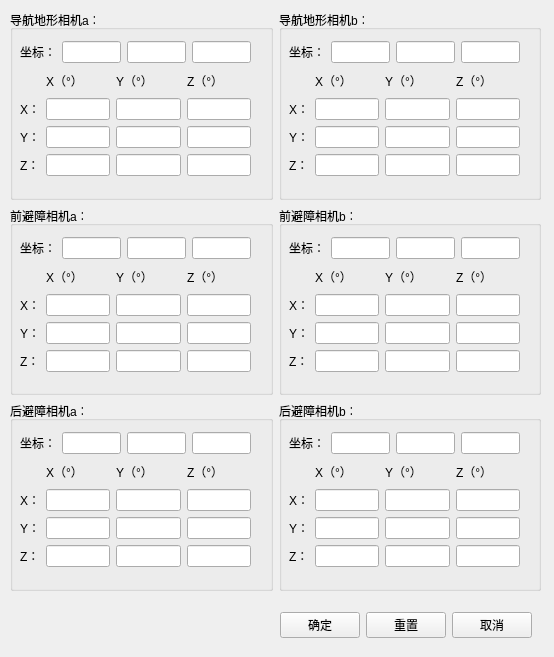
<?xml version="1.0" encoding="UTF-8"?>
<ui version="4.0">
 <class>ConfigDialog</class>
 <widget class="QDialog" name="ConfigDialog">
  <property name="geometry">
   <rect>
    <x>0</x>
    <y>0</y>
    <width>554</width>
    <height>657</height>
   </rect>
  </property>
  <property name="windowTitle">
   <string>相机姿态模拟</string>
  </property>
  <widget class="QWidget" name="layoutWidget">
   <property name="geometry">
    <rect>
     <x>10</x>
     <y>10</y>
     <width>531</width>
     <height>581</height>
    </rect>
   </property>
   <layout class="QHBoxLayout" name="horizontalLayout_11">
    <item>
     <layout class="QVBoxLayout" name="verticalLayout_7">
      <item>
       <widget class="QGroupBox" name="groupBox">
        <property name="title">
         <string>导航地形相机a：</string>
        </property>
        <widget class="QWidget" name="layoutWidget">
         <property name="geometry">
          <rect>
           <x>10</x>
           <y>31</y>
           <width>231</width>
           <height>135</height>
          </rect>
         </property>
         <layout class="QVBoxLayout" name="verticalLayout">
          <item>
           <layout class="QHBoxLayout" name="horizontalLayout">
            <item>
             <widget class="QLabel" name="label_7">
              <property name="text">
               <string>坐标：</string>
              </property>
             </widget>
            </item>
            <item>
             <widget class="QLineEdit" name="X1"/>
            </item>
            <item>
             <widget class="QLineEdit" name="Y1"/>
            </item>
            <item>
             <widget class="QLineEdit" name="Z1"/>
            </item>
           </layout>
          </item>
          <item>
           <layout class="QGridLayout" name="gridLayout">
            <item row="0" column="0">
             <widget class="QLabel" name="label">
              <property name="text">
               <string/>
              </property>
             </widget>
            </item>
            <item row="0" column="1">
             <widget class="QLabel" name="label_8">
              <property name="text">
               <string>X（°）</string>
              </property>
             </widget>
            </item>
            <item row="0" column="2">
             <widget class="QLabel" name="label_9">
              <property name="text">
               <string>Y（°）</string>
              </property>
             </widget>
            </item>
            <item row="0" column="3">
             <widget class="QLabel" name="label_10">
              <property name="text">
               <string>Z（°）</string>
              </property>
             </widget>
            </item>
            <item row="1" column="0">
             <widget class="QLabel" name="label_11">
              <property name="text">
               <string>X：</string>
              </property>
             </widget>
            </item>
            <item row="1" column="1">
             <widget class="QLineEdit" name="A11">
              <property name="text">
               <string/>
              </property>
             </widget>
            </item>
            <item row="1" column="2">
             <widget class="QLineEdit" name="A12"/>
            </item>
            <item row="1" column="3">
             <widget class="QLineEdit" name="A13"/>
            </item>
            <item row="2" column="0">
             <widget class="QLabel" name="label_12">
              <property name="text">
               <string>Y：</string>
              </property>
             </widget>
            </item>
            <item row="2" column="1">
             <widget class="QLineEdit" name="A21"/>
            </item>
            <item row="2" column="2">
             <widget class="QLineEdit" name="A22"/>
            </item>
            <item row="2" column="3">
             <widget class="QLineEdit" name="A23"/>
            </item>
            <item row="3" column="0">
             <widget class="QLabel" name="label_13">
              <property name="text">
               <string>Z：</string>
              </property>
             </widget>
            </item>
            <item row="3" column="1">
             <widget class="QLineEdit" name="A31"/>
            </item>
            <item row="3" column="2">
             <widget class="QLineEdit" name="A32"/>
            </item>
            <item row="3" column="3">
             <widget class="QLineEdit" name="A33"/>
            </item>
           </layout>
          </item>
         </layout>
        </widget>
       </widget>
      </item>
      <item>
       <widget class="QGroupBox" name="groupBox_4">
        <property name="title">
         <string>前避障相机a：</string>
        </property>
        <widget class="QWidget" name="layoutWidget_3">
         <property name="geometry">
          <rect>
           <x>10</x>
           <y>31</y>
           <width>231</width>
           <height>135</height>
          </rect>
         </property>
         <layout class="QVBoxLayout" name="verticalLayout_4">
          <item>
           <layout class="QHBoxLayout" name="horizontalLayout_7">
            <item>
             <widget class="QLabel" name="label_28">
              <property name="text">
               <string>坐标：</string>
              </property>
             </widget>
            </item>
            <item>
             <widget class="QLineEdit" name="X3"/>
            </item>
            <item>
             <widget class="QLineEdit" name="Y3"/>
            </item>
            <item>
             <widget class="QLineEdit" name="Z3"/>
            </item>
           </layout>
          </item>
          <item>
           <layout class="QGridLayout" name="gridLayout_4">
            <item row="0" column="0">
             <widget class="QLabel" name="label_4">
              <property name="text">
               <string/>
              </property>
             </widget>
            </item>
            <item row="0" column="1">
             <widget class="QLabel" name="label_29">
              <property name="text">
               <string>X（°）</string>
              </property>
             </widget>
            </item>
            <item row="0" column="2">
             <widget class="QLabel" name="label_30">
              <property name="text">
               <string>Y（°）</string>
              </property>
             </widget>
            </item>
            <item row="0" column="3">
             <widget class="QLabel" name="label_31">
              <property name="text">
               <string>Z（°）</string>
              </property>
             </widget>
            </item>
            <item row="1" column="0">
             <widget class="QLabel" name="label_32">
              <property name="text">
               <string>X：</string>
              </property>
             </widget>
            </item>
            <item row="1" column="1">
             <widget class="QLineEdit" name="C11"/>
            </item>
            <item row="1" column="2">
             <widget class="QLineEdit" name="C12"/>
            </item>
            <item row="1" column="3">
             <widget class="QLineEdit" name="C13"/>
            </item>
            <item row="2" column="0">
             <widget class="QLabel" name="label_33">
              <property name="text">
               <string>Y：</string>
              </property>
             </widget>
            </item>
            <item row="2" column="1">
             <widget class="QLineEdit" name="C21"/>
            </item>
            <item row="2" column="2">
             <widget class="QLineEdit" name="C22"/>
            </item>
            <item row="2" column="3">
             <widget class="QLineEdit" name="C23"/>
            </item>
            <item row="3" column="0">
             <widget class="QLabel" name="label_34">
              <property name="text">
               <string>Z：</string>
              </property>
             </widget>
            </item>
            <item row="3" column="1">
             <widget class="QLineEdit" name="C31"/>
            </item>
            <item row="3" column="2">
             <widget class="QLineEdit" name="C32"/>
            </item>
            <item row="3" column="3">
             <widget class="QLineEdit" name="C33"/>
            </item>
           </layout>
          </item>
         </layout>
        </widget>
        <widget class="QPushButton" name="pushButton_4">
         <property name="geometry">
          <rect>
           <x>448</x>
           <y>160</y>
           <width>75</width>
           <height>23</height>
          </rect>
         </property>
         <property name="text">
          <string>确定</string>
         </property>
        </widget>
       </widget>
      </item>
      <item>
       <widget class="QGroupBox" name="groupBox_5">
        <property name="title">
         <string>后避障相机a：</string>
        </property>
        <widget class="QWidget" name="layoutWidget_4">
         <property name="geometry">
          <rect>
           <x>10</x>
           <y>31</y>
           <width>231</width>
           <height>135</height>
          </rect>
         </property>
         <layout class="QVBoxLayout" name="verticalLayout_5">
          <item>
           <layout class="QHBoxLayout" name="horizontalLayout_8">
            <item>
             <widget class="QLabel" name="label_35">
              <property name="text">
               <string>坐标：</string>
              </property>
             </widget>
            </item>
            <item>
             <widget class="QLineEdit" name="X5"/>
            </item>
            <item>
             <widget class="QLineEdit" name="Y5"/>
            </item>
            <item>
             <widget class="QLineEdit" name="Z5"/>
            </item>
           </layout>
          </item>
          <item>
           <layout class="QGridLayout" name="gridLayout_5">
            <item row="0" column="0">
             <widget class="QLabel" name="label_5">
              <property name="text">
               <string/>
              </property>
             </widget>
            </item>
            <item row="0" column="1">
             <widget class="QLabel" name="label_36">
              <property name="text">
               <string>X（°）</string>
              </property>
             </widget>
            </item>
            <item row="0" column="2">
             <widget class="QLabel" name="label_37">
              <property name="text">
               <string>Y（°）</string>
              </property>
             </widget>
            </item>
            <item row="0" column="3">
             <widget class="QLabel" name="label_38">
              <property name="text">
               <string>Z（°）</string>
              </property>
             </widget>
            </item>
            <item row="1" column="0">
             <widget class="QLabel" name="label_39">
              <property name="text">
               <string>X：</string>
              </property>
             </widget>
            </item>
            <item row="1" column="1">
             <widget class="QLineEdit" name="E11"/>
            </item>
            <item row="1" column="2">
             <widget class="QLineEdit" name="E12"/>
            </item>
            <item row="1" column="3">
             <widget class="QLineEdit" name="E13"/>
            </item>
            <item row="2" column="0">
             <widget class="QLabel" name="label_40">
              <property name="text">
               <string>Y：</string>
              </property>
             </widget>
            </item>
            <item row="2" column="1">
             <widget class="QLineEdit" name="E21"/>
            </item>
            <item row="2" column="2">
             <widget class="QLineEdit" name="E22"/>
            </item>
            <item row="2" column="3">
             <widget class="QLineEdit" name="E23"/>
            </item>
            <item row="3" column="0">
             <widget class="QLabel" name="label_41">
              <property name="text">
               <string>Z：</string>
              </property>
             </widget>
            </item>
            <item row="3" column="1">
             <widget class="QLineEdit" name="E31"/>
            </item>
            <item row="3" column="2">
             <widget class="QLineEdit" name="E32"/>
            </item>
            <item row="3" column="3">
             <widget class="QLineEdit" name="E33"/>
            </item>
           </layout>
          </item>
         </layout>
        </widget>
        <widget class="QPushButton" name="pushButton_6">
         <property name="geometry">
          <rect>
           <x>448</x>
           <y>160</y>
           <width>75</width>
           <height>23</height>
          </rect>
         </property>
         <property name="text">
          <string>确定</string>
         </property>
        </widget>
       </widget>
      </item>
     </layout>
    </item>
    <item>
     <layout class="QVBoxLayout" name="verticalLayout_8">
      <item>
       <widget class="QGroupBox" name="groupBox_2">
        <property name="title">
         <string>导航地形相机b：</string>
        </property>
        <widget class="QWidget" name="layoutWidget">
         <property name="geometry">
          <rect>
           <x>10</x>
           <y>31</y>
           <width>231</width>
           <height>135</height>
          </rect>
         </property>
         <layout class="QVBoxLayout" name="verticalLayout_2">
          <item>
           <layout class="QHBoxLayout" name="horizontalLayout_5">
            <item>
             <widget class="QLabel" name="label_14">
              <property name="text">
               <string>坐标：</string>
              </property>
             </widget>
            </item>
            <item>
             <widget class="QLineEdit" name="X2"/>
            </item>
            <item>
             <widget class="QLineEdit" name="Y2"/>
            </item>
            <item>
             <widget class="QLineEdit" name="Z2"/>
            </item>
           </layout>
          </item>
          <item>
           <layout class="QGridLayout" name="gridLayout_2">
            <item row="0" column="0">
             <widget class="QLabel" name="label_2">
              <property name="text">
               <string/>
              </property>
             </widget>
            </item>
            <item row="0" column="1">
             <widget class="QLabel" name="label_15">
              <property name="text">
               <string>X（°）</string>
              </property>
             </widget>
            </item>
            <item row="0" column="2">
             <widget class="QLabel" name="label_16">
              <property name="text">
               <string>Y（°）</string>
              </property>
             </widget>
            </item>
            <item row="0" column="3">
             <widget class="QLabel" name="label_17">
              <property name="text">
               <string>Z（°）</string>
              </property>
             </widget>
            </item>
            <item row="1" column="0">
             <widget class="QLabel" name="label_18">
              <property name="text">
               <string>X：</string>
              </property>
             </widget>
            </item>
            <item row="1" column="1">
             <widget class="QLineEdit" name="B11"/>
            </item>
            <item row="1" column="2">
             <widget class="QLineEdit" name="B12"/>
            </item>
            <item row="1" column="3">
             <widget class="QLineEdit" name="B13"/>
            </item>
            <item row="2" column="0">
             <widget class="QLabel" name="label_19">
              <property name="text">
               <string>Y：</string>
              </property>
             </widget>
            </item>
            <item row="2" column="1">
             <widget class="QLineEdit" name="B21"/>
            </item>
            <item row="2" column="2">
             <widget class="QLineEdit" name="B22"/>
            </item>
            <item row="2" column="3">
             <widget class="QLineEdit" name="B23"/>
            </item>
            <item row="3" column="0">
             <widget class="QLabel" name="label_20">
              <property name="text">
               <string>Z：</string>
              </property>
             </widget>
            </item>
            <item row="3" column="1">
             <widget class="QLineEdit" name="B31"/>
            </item>
            <item row="3" column="2">
             <widget class="QLineEdit" name="B32"/>
            </item>
            <item row="3" column="3">
             <widget class="QLineEdit" name="B33"/>
            </item>
           </layout>
          </item>
         </layout>
        </widget>
        <widget class="QPushButton" name="pushButton_8">
         <property name="geometry">
          <rect>
           <x>-88</x>
           <y>549</y>
           <width>75</width>
           <height>23</height>
          </rect>
         </property>
         <property name="text">
          <string>确定</string>
         </property>
        </widget>
       </widget>
      </item>
      <item>
       <widget class="QGroupBox" name="groupBox_3">
        <property name="title">
         <string>前避障相机b：</string>
        </property>
        <widget class="QWidget" name="layoutWidget_2">
         <property name="geometry">
          <rect>
           <x>10</x>
           <y>31</y>
           <width>231</width>
           <height>135</height>
          </rect>
         </property>
         <layout class="QVBoxLayout" name="verticalLayout_3">
          <item>
           <layout class="QHBoxLayout" name="horizontalLayout_6">
            <item>
             <widget class="QLabel" name="label_21">
              <property name="text">
               <string>坐标：</string>
              </property>
             </widget>
            </item>
            <item>
             <widget class="QLineEdit" name="X4"/>
            </item>
            <item>
             <widget class="QLineEdit" name="Y4"/>
            </item>
            <item>
             <widget class="QLineEdit" name="Z4"/>
            </item>
           </layout>
          </item>
          <item>
           <layout class="QGridLayout" name="gridLayout_3">
            <item row="0" column="0">
             <widget class="QLabel" name="label_3">
              <property name="text">
               <string/>
              </property>
             </widget>
            </item>
            <item row="0" column="1">
             <widget class="QLabel" name="label_22">
              <property name="text">
               <string>X（°）</string>
              </property>
             </widget>
            </item>
            <item row="0" column="2">
             <widget class="QLabel" name="label_23">
              <property name="text">
               <string>Y（°）</string>
              </property>
             </widget>
            </item>
            <item row="0" column="3">
             <widget class="QLabel" name="label_24">
              <property name="text">
               <string>Z（°）</string>
              </property>
             </widget>
            </item>
            <item row="1" column="0">
             <widget class="QLabel" name="label_25">
              <property name="text">
               <string>X：</string>
              </property>
             </widget>
            </item>
            <item row="1" column="1">
             <widget class="QLineEdit" name="D11"/>
            </item>
            <item row="1" column="2">
             <widget class="QLineEdit" name="D12"/>
            </item>
            <item row="1" column="3">
             <widget class="QLineEdit" name="D13"/>
            </item>
            <item row="2" column="0">
             <widget class="QLabel" name="label_26">
              <property name="text">
               <string>Y：</string>
              </property>
             </widget>
            </item>
            <item row="2" column="1">
             <widget class="QLineEdit" name="D21"/>
            </item>
            <item row="2" column="2">
             <widget class="QLineEdit" name="D22"/>
            </item>
            <item row="2" column="3">
             <widget class="QLineEdit" name="D23"/>
            </item>
            <item row="3" column="0">
             <widget class="QLabel" name="label_27">
              <property name="text">
               <string>Z：</string>
              </property>
             </widget>
            </item>
            <item row="3" column="1">
             <widget class="QLineEdit" name="D31"/>
            </item>
            <item row="3" column="2">
             <widget class="QLineEdit" name="D32"/>
            </item>
            <item row="3" column="3">
             <widget class="QLineEdit" name="D33"/>
            </item>
           </layout>
          </item>
         </layout>
        </widget>
       </widget>
      </item>
      <item>
       <widget class="QGroupBox" name="groupBox_6">
        <property name="title">
         <string>后避障相机b：</string>
        </property>
        <widget class="QWidget" name="layoutWidget_5">
         <property name="geometry">
          <rect>
           <x>10</x>
           <y>31</y>
           <width>231</width>
           <height>135</height>
          </rect>
         </property>
         <layout class="QVBoxLayout" name="verticalLayout_6">
          <item>
           <layout class="QHBoxLayout" name="horizontalLayout_10">
            <item>
             <widget class="QLabel" name="label_42">
              <property name="text">
               <string>坐标：</string>
              </property>
             </widget>
            </item>
            <item>
             <widget class="QLineEdit" name="X6"/>
            </item>
            <item>
             <widget class="QLineEdit" name="Y6"/>
            </item>
            <item>
             <widget class="QLineEdit" name="Z6"/>
            </item>
           </layout>
          </item>
          <item>
           <layout class="QGridLayout" name="gridLayout_6">
            <item row="0" column="0">
             <widget class="QLabel" name="label_6">
              <property name="text">
               <string/>
              </property>
             </widget>
            </item>
            <item row="0" column="1">
             <widget class="QLabel" name="label_43">
              <property name="text">
               <string>X（°）</string>
              </property>
             </widget>
            </item>
            <item row="0" column="2">
             <widget class="QLabel" name="label_44">
              <property name="text">
               <string>Y（°）</string>
              </property>
             </widget>
            </item>
            <item row="0" column="3">
             <widget class="QLabel" name="label_45">
              <property name="text">
               <string>Z（°）</string>
              </property>
             </widget>
            </item>
            <item row="1" column="0">
             <widget class="QLabel" name="label_46">
              <property name="text">
               <string>X：</string>
              </property>
             </widget>
            </item>
            <item row="1" column="1">
             <widget class="QLineEdit" name="F11"/>
            </item>
            <item row="1" column="2">
             <widget class="QLineEdit" name="F12"/>
            </item>
            <item row="1" column="3">
             <widget class="QLineEdit" name="F13"/>
            </item>
            <item row="2" column="0">
             <widget class="QLabel" name="label_47">
              <property name="text">
               <string>Y：</string>
              </property>
             </widget>
            </item>
            <item row="2" column="1">
             <widget class="QLineEdit" name="F21"/>
            </item>
            <item row="2" column="2">
             <widget class="QLineEdit" name="F22"/>
            </item>
            <item row="2" column="3">
             <widget class="QLineEdit" name="F23"/>
            </item>
            <item row="3" column="0">
             <widget class="QLabel" name="label_48">
              <property name="text">
               <string>Z：</string>
              </property>
             </widget>
            </item>
            <item row="3" column="1">
             <widget class="QLineEdit" name="F31"/>
            </item>
            <item row="3" column="2">
             <widget class="QLineEdit" name="F32"/>
            </item>
            <item row="3" column="3">
             <widget class="QLineEdit" name="F33"/>
            </item>
           </layout>
          </item>
         </layout>
        </widget>
       </widget>
      </item>
     </layout>
    </item>
   </layout>
  </widget>
  <widget class="QWidget" name="layoutWidget">
   <property name="geometry">
    <rect>
     <x>21</x>
     <y>610</y>
     <width>511</width>
     <height>30</height>
    </rect>
   </property>
   <layout class="QHBoxLayout" name="horizontalLayout_2">
    <item>
     <spacer name="horizontalSpacer">
      <property name="orientation">
       <enum>Qt::Horizontal</enum>
      </property>
      <property name="sizeHint" stdset="0">
       <size>
        <width>40</width>
        <height>20</height>
       </size>
      </property>
     </spacer>
    </item>
    <item>
     <widget class="QPushButton" name="SetButton">
      <property name="text">
       <string>确定</string>
      </property>
     </widget>
    </item>
    <item>
     <widget class="QPushButton" name="Reset">
      <property name="text">
       <string>重置</string>
      </property>
     </widget>
    </item>
    <item>
     <widget class="QPushButton" name="Cancel">
      <property name="text">
       <string>取消</string>
      </property>
     </widget>
    </item>
   </layout>
  </widget>
 </widget>
 <resources/>
 <connections>
  <connection>
   <sender>Cancel</sender>
   <signal>clicked()</signal>
   <receiver>ConfigDialog</receiver>
   <slot>close()</slot>
   <hints>
    <hint type="sourcelabel">
     <x>473</x>
     <y>621</y>
    </hint>
    <hint type="destinationlabel">
     <x>328</x>
     <y>604</y>
    </hint>
   </hints>
  </connection>
 </connections>
</ui>
